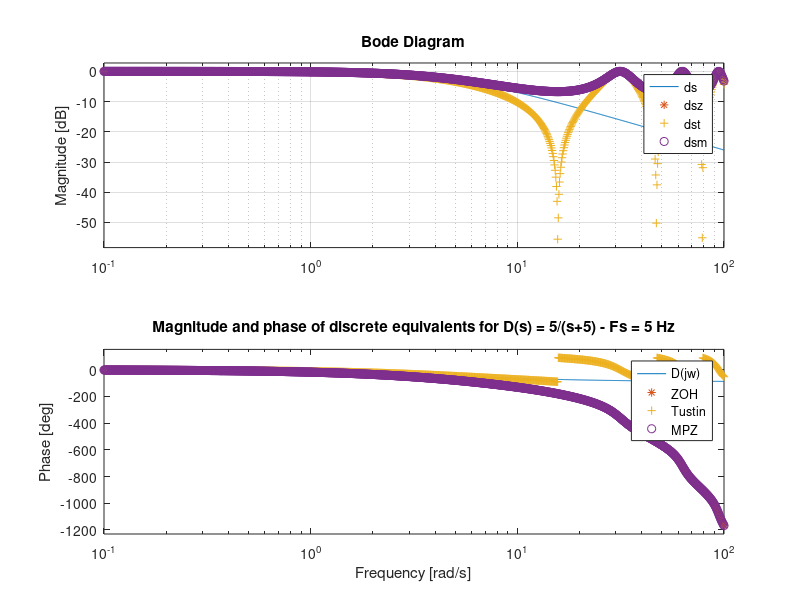

Source code (MATLAB):
%% Compare digital equivalents
ds = tf(5, [1 5])
bode(ds)
grid

%% fs = 15 Hz
Fs = 15;
Ts = 1/Fs;
% Hold equivalent
dsz=c2d(ds, Ts, 'zoh')
% Tustin equivalent
dst = c2d(ds, Ts, 'tustin')
% Matched pole-zero
dsm = c2d(ds, Ts, 'mpz')
% Make Bode plot
bode(ds,dsz,'*',dst,'+',dsm,'o')
grid
legend('D(jw)','ZOH','Tustin','MPZ')
title('Magnitude and phase of discrete equivalents for D(s) = 5/(s+5) - Fs = 15 Hz')
pause

%% fs = 5 Hz
Fs = 5;
Ts = 1/Fs;
% Hold equivalent
dsz=c2d(ds, Ts, 'zoh')
% Tustin equivalent
dst = c2d(ds, Ts, 'tustin')
% Matched pole-zero
dsm = c2d(ds, Ts, 'mpz')
% Make Bode plot
bode(ds,dsz,'*',dst,'+',dsm,'o')
grid
legend('D(jw)','ZOH','Tustin','MPZ')
title('Magnitude and phase of discrete equivalents for D(s) = 5/(s+5) - Fs = 5 Hz')
